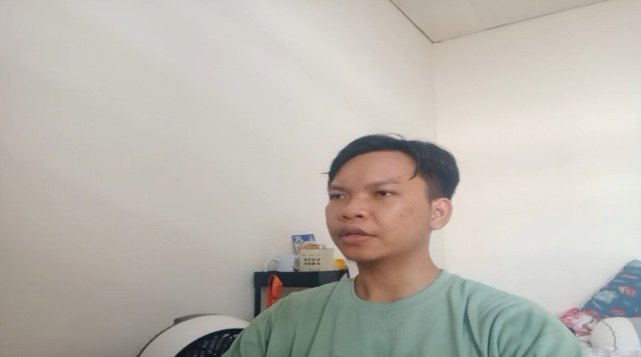
#> input picture assets/WhatsApp Image 2024-11-18 at 12.14.52_664cfb3c.jpg, 641 x 357 px, given in place of the camera
$ python tutorial4.py
#> lines starting #> are read from the running program, lines starting #| are printed output that depends on the picture; after the words box and inside, x2 and y2 are one past the last pixel; in counts of white or black regions, pixels touching at a corner belong together
import cv2
import numpy as np


cap = cv2.VideoCapture(0)

while True :
    ret, frame = cap.read()
#> frame is the input picture: shape (357, 641, 3); mean B, G, R 175.4, 183.1, 187.4
    width = int(cap.get(3))
    height = int(cap.get(4))

    hsv = cv2.cvtColor(frame, cv2.COLOR_BGR2HSV)
#> hsv: shape (357, 641, 3); mean H, S, V 28.3, 25.2, 190.3
    # lower_red = np.array([41, 209, 41])
    # upper_red = np.array([0, 255, 0])
    lower_red = np.array([70, 24, 118])
    upper_red = np.array([90, 44, 198])

    mask = cv2.inRange(hsv, lower_red, upper_red)
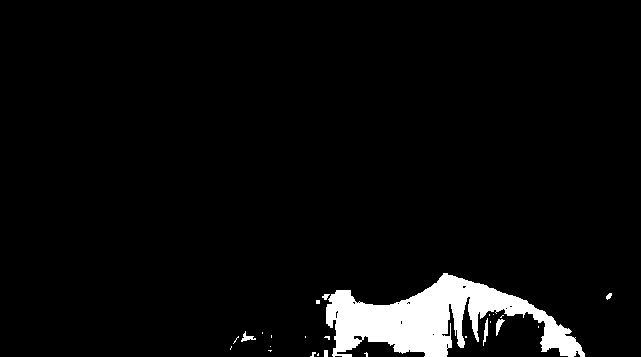
#> mask: shape (357, 641); 4.6% white; 25 white regions (18 under 20 px), largest, box (x1, y1, x2, y2) and area: (326, 273, 585, 357) 10064, (483, 318, 488, 346) 71, (496, 319, 505, 336) 71
    res = cv2.bitwise_and(frame, frame, mask=mask)
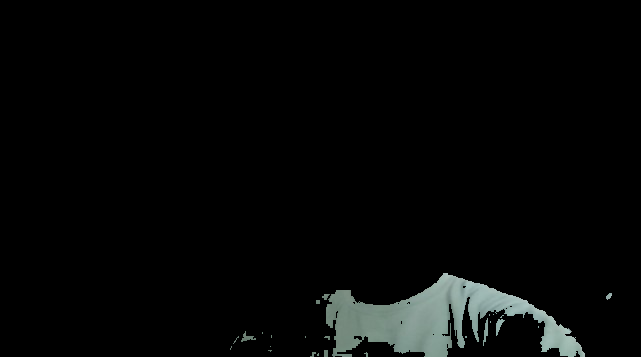
#> res: shape (357, 641, 3); mean B, G, R 6.8, 7.2, 6.1

    cv2.imshow('frame', res)
    cv2.imshow('mask', mask)

    if cv2.waitKey(1) == ord('q'):
#> (key q is pressed here)
        break

cap.release()

cv2.destroyAllWindows()
